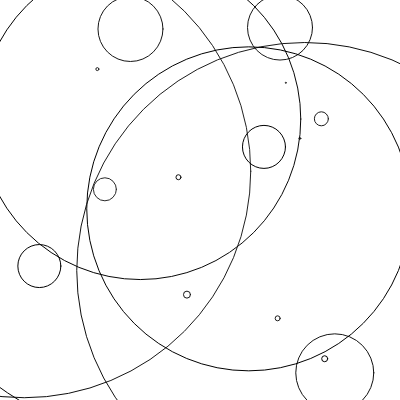
Frame 1 (no input)
Frame 60 (no input): identical to frame 1, image omitted
Frame 120 (the mouse pressed at the canvas centre since frame 60): identical to frame 1, image omitted

The p5.js sketch that drew this single still picture (run headless with seeded random() and noise() and a simulated clock; from frame 60 on, the mouse is pressed at the canvas centre):

// p5.js sketch
// ── sketch.js

let numbers = [1,2,14,3,23,5,453,456,65,78,65,7,978,769,6,5,43,321,324,43]

function setup() {
  background(220);
  createCanvas(400, 400);
   
  for(i = 0 ; i < numbers.length; i++){
  console.log(numbers[i])
  fill(255,7)
  ellipse(random(width),random(height),numbers[i])
      }
}

function draw() {
}
function windowResized(){
  resizeCanvas(windowWidth, windowHeight)
}
